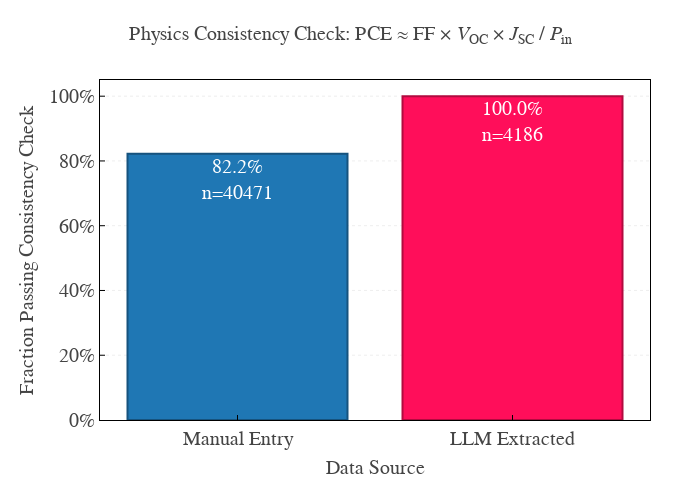

Here is the notebook cell this chart was saved with:
### Code cell
import numpy as np
import plotly.graph_objects as go

# columns we REQUIRE to be present
required_cols = [
    'results.properties.optoelectronic.solar_cell.fill_factor',
    'results.properties.optoelectronic.solar_cell.short_circuit_current_density',
    'results.properties.optoelectronic.solar_cell.open_circuit_voltage',
    'results.properties.optoelectronic.solar_cell.efficiency',
]

# drop rows where ANY required value is missing
df_clean = df.dropna(subset=required_cols).copy()

# alias for readability
ff = df_clean['results.properties.optoelectronic.solar_cell.fill_factor']
jsc = df_clean[
    'results.properties.optoelectronic.solar_cell.short_circuit_current_density'
]
voc = df_clean['results.properties.optoelectronic.solar_cell.open_circuit_voltage']
pce = df_clean['results.properties.optoelectronic.solar_cell.efficiency']

# unit correction
df_clean['jsc_corrected'] = jsc * 0.1

# compute expected PCE
df_clean['pce_calc'] = ff * voc * df_clean['jsc_corrected']

# isclose check (absolute tolerance only)
df_clean['pce_isclose'] = np.isclose(
    pce,
    df_clean['pce_calc'],
    atol=0.2,
)

summary = (
    df_clean.groupby('source_database')['pce_isclose']
    .agg(fraction='mean', n='size')
    .reindex(['Manual Entry', 'LLM Extracted'])
)

fig = go.Figure()

# Map colors to each bar
bar_colors = [COLOR_MAP[src] for src in summary.index]
# Create darker outlines for each bar
bar_outlines = [darken_color(c, factor=0.7) for c in bar_colors]

# Add the bar trace with outlines
fig.add_bar(
    x=summary.index,
    y=summary['fraction'],
    text=[f'{frac:.1%}<br>n={n}' for frac, n in zip(summary['fraction'], summary['n'])],
    textposition='inside',
    textfont=dict(size=20, color='white'),
    marker=dict(
        color=bar_colors,  # fill color
        line=dict(color=bar_outlines, width=2),  # darker outlines
    ),
    showlegend=False,
)

fig.update_layout(
    title=dict(
        text='Physics Consistency Check: PCE ≈ FF × <i>V</i><sub>OC</sub> × <i>J</i><sub>SC</sub> / <i>P</i><sub>in</sub>',
        font=dict(size=20),
        x=0.5,
        xanchor='center',
    ),
    xaxis=dict(
        title=dict(text='Data Source', font=dict(size=20)),
        tickfont=dict(size=20),
        showgrid=False,
    ),
    yaxis=dict(
        title=dict(text='Fraction Passing Consistency Check', font=dict(size=20)),
        tickformat='.0%',
        tickfont=dict(size=20),
        range=[0, 1.05],
        showgrid=True,
        gridcolor='rgba(200, 200, 200, 0.3)',
        griddash='dot',
    ),
    plot_bgcolor='white',
    paper_bgcolor='white',
    margin=dict(t=80, b=80, l=100, r=50),
    height=500,
    width=700,
)

fig.show()

### Figure 1 — Plotly figure (JSON) as saved in the notebook; plotly's stock layout.template omitted (floating-point values rounded to 4 significant figures)
{"data": [{"marker": {"color": ["#1f77b4", "#ff0e5a"], "line": {"color": ["#16537e", "#b20a3f"], "width": 2}}, "showlegend": false, "text": ["82.2%<br>n=40471", "100.0%<br>n=4186"], "textfont": {"color": "white", "size": 20}, "textposition": "inside", "type": "bar", "x": ["Manual Entry", "LLM Extracted"], "y": [0.8219, 1]}], "layout": {"height": 500, "margin": {"b": 80, "l": 100, "r": 50, "t": 80}, "paper_bgcolor": "white", "plot_bgcolor": "white", "title": {"font": {"size": 20}, "text": "Physics Consistency Check: PCE ≈ FF × <i>V</i><sub>OC</sub> × <i>J</i><sub>SC</sub> / <i>P</i><sub>in</sub>", "x": 0.5, "xanchor": "center"}, "width": 700, "xaxis": {"showgrid": false, "tickfont": {"size": 20}, "title": {"font": {"size": 20}, "text": "Data Source"}}, "yaxis": {"gridcolor": "rgba(200, 200, 200, 0.3)", "griddash": "dot", "range": [0, 1.05], "showgrid": true, "tickfont": {"size": 20}, "tickformat": ".0%", "title": {"font": {"size": 20}, "text": "Fraction Passing Consistency Check"}}}}
